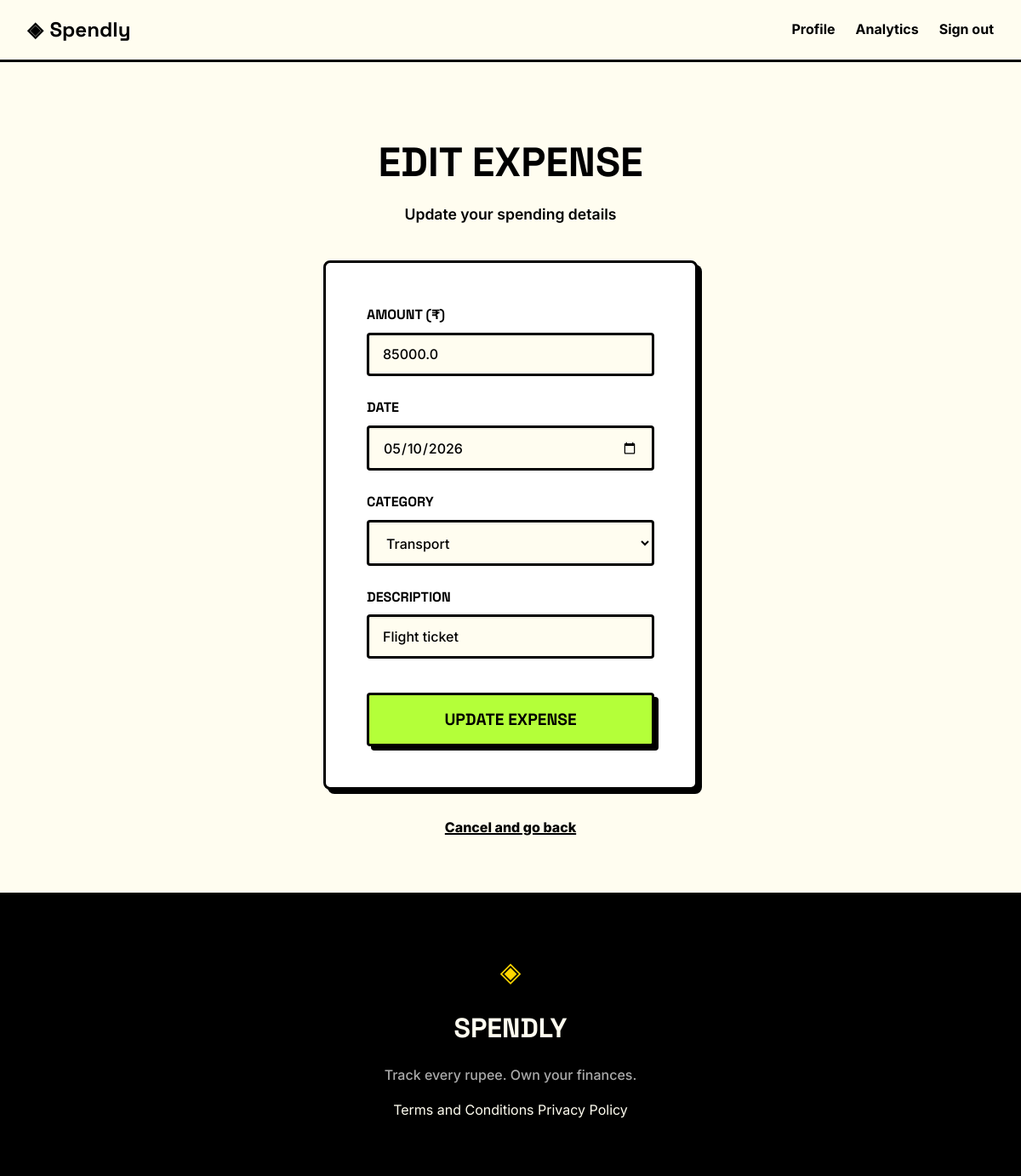
Screenshot of /expenses/17/edit (signed in) with the database file from the repository.
### tables this page shows
CREATE TABLE expenses (
            id INTEGER PRIMARY KEY AUTOINCREMENT,
            user_id INTEGER NOT NULL,
            amount REAL NOT NULL,
            category TEXT NOT NULL,
            date TEXT NOT NULL,
            description TEXT,
            created_at TEXT DEFAULT CURRENT_TIMESTAMP,
            FOREIGN KEY (user_id) REFERENCES users (id)
        );

### app.py (the view, shortened to what this page needs)
@app.route("/expenses/<int:id>/edit", methods=["GET", "POST"])
def edit_expense(id):
    if not g.user:
        return redirect(url_for("login"))
    expense = get_expense_by_id(id)
    if not expense:
        abort(404)
    if expense["user_id"] != g.user["id"]:
        abort(403)
    allowed_categories = [
        "Food",
        "Transport",
        "Bills",
        "Health",
        "Entertainment",
        "Shopping",
        "Other",
    ]
    return render_template("edit_expense.html", expense=expense)

### app.py (called while the page is built)
@app.before_request
def load_logged_in_user():
    user_id = session.get("user_id")
    if user_id is None:
        g.user = None
    else:
        g.user = get_user_by_id(user_id)

### database/db.py (called while the page is built)
def get_db():
    db_path = current_app.config.get("DATABASE", DATABASE) if current_app else DATABASE
    conn = sqlite3.connect(db_path)
    conn.row_factory = sqlite3.Row
    conn.execute("PRAGMA foreign_keys = ON;")
    return conn

def get_user_by_id(user_id):
    conn = get_db()
    cursor = conn.cursor()
    cursor.execute("SELECT * FROM users WHERE id = ?", (user_id,))
    user = cursor.fetchone()
    conn.close()
    return user

def get_expense_by_id(expense_id):
    conn = get_db()
    cursor = conn.cursor()
    cursor.execute("SELECT * FROM expenses WHERE id = ?", (expense_id,))
    expense = cursor.fetchone()
    conn.close()
    return expense

### templates/edit_expense.html (shortened to what this page needs)
{% extends "base.html" %}
{% block content %}
<section class="auth-section">
    <div class="auth-container">
        <header class="auth-header">
            <h1 class="auth-title">Edit Expense</h1>
            <p class="auth-subtitle">Update your spending details</p>
        </header>
        <div class="auth-card">
            <form action="{{ url_for('edit_expense', id=expense.id) }}" method="POST">
                <div class="form-group">
                    <label for="amount">Amount (₹)</label>
                    <input type="number" step="0.01" name="amount" id="amount" class="form-input" placeholder="0.00" value="{{ amount or expense.amount }}" required autofocus>
                </div>
                <div class="form-group">
                    <label for="date">Date</label>
                    <input type="date" name="date" id="date" class="form-input" value="{{ date or expense.date }}" required>
                </div>
                <div class="form-group">
                    <label for="category">Category</label>
                    <select name="category" id="category" class="form-input" required>
                        {% set current_cat = category or expense.category %}
                        {% for cat in ["Food", "Transport", "Bills", "Health", "Entertainment", "Shopping", "Other"] %}
                        <option value="{{ cat }}" {{ 'selected' if current_cat == cat }}>{{ cat }}</option>
                        {% endfor %}
                    </select>
                </div>
                <div class="form-group">
                    <label for="description">Description</label>
                    <input type="text" name="description" id="description" class="form-input" placeholder="What was this for?" value="{{ description or expense.description }}" required>
                </div>
                <button type="submit" class="btn-submit">Update Expense</button>
            </form>
        </div>
        <div class="auth-switch">
            <a href="{{ url_for('profile') }}">Cancel and go back</a>
        </div>
    </div>
</section>
{% endblock %}

### static/css/style.css (style rules this page uses)
:root { --ink: #000000; --ink-soft: #2d2d2d; --ink-muted: #555555; --ink-faint: #aaaaaa; --bg: #FFFDF0; --paper-card: #ffffff; --accent-pink: #FF66A1; --accent-cyan: #00E5FF; --accent-yellow: #FFD500; --accent-green: #B4FF39; --danger: #FF3333; --font-display: 'Space Grotesk', sans-serif; --font-body: 'Inter', system-ui, sans-serif; --max-width: 1200px; --auth-width: 440px; --border-thickness: 3px; --radius-sm: 4px; --radius-md: 8px; --radius-lg: 12px; --shadow-solid: 5px 5px 0px var(--ink); --shadow-solid-sm: 3px 3px 0px var(--ink); }
*, *::before, *::after { box-sizing: border-box; margin: 0; padding: 0; }
html { font-size: 16px; scroll-behavior: smooth; }
body { background: var(--bg); color: var(--ink); font-family: var(--font-body); font-size: 1rem; line-height: 1.6; -webkit-font-smoothing: antialiased; }
a { color: inherit; text-decoration: none; }
.auth-section { min-height: calc(100vh - 70px - 100px); display: flex; align-items: center; justify-content: center; padding: 4rem 2rem; background: var(--bg); }
.auth-container { width: 100%; max-width: var(--auth-width); }
.auth-header { text-align: center; margin-bottom: 2.5rem; }
.auth-title { font-family: var(--font-display); font-size: 3rem; color: var(--ink); margin-bottom: 0.5rem; text-transform: uppercase; }
.auth-subtitle { font-size: 1.1rem; font-weight: 600; color: var(--ink); }
.auth-card { background: var(--paper-card); border: var(--border-thickness) solid var(--ink); border-radius: var(--radius-md); padding: 3rem; margin-bottom: 2rem; box-shadow: var(--shadow-solid); }
.form-group { margin-bottom: 1.5rem; }
.form-group label { display: block; font-family: var(--font-display); font-size: 1rem; font-weight: 700; color: var(--ink); margin-bottom: 0.5rem; text-transform: uppercase; }
.form-input { width: 100%; padding: 0.8rem 1rem; border: var(--border-thickness) solid var(--ink); border-radius: var(--radius-sm); font-family: var(--font-body); font-size: 1rem; font-weight: 500; color: var(--ink); background: var(--bg); outline: none; transition: all 0.1s; box-shadow: inset 2px 2px 0px rgba(0,0,0,0.05); }
.form-input::placeholder { color: var(--ink-faint); font-weight: 400; }
.btn-submit { width: 100%; padding: 1rem; background: var(--accent-green); color: var(--ink); border: var(--border-thickness) solid var(--ink); border-radius: var(--radius-sm); font-family: var(--font-display); font-size: 1.2rem; font-weight: 700; cursor: pointer; box-shadow: var(--shadow-solid); transition: all 0.1s ease; margin-top: 1rem; text-transform: uppercase; }
.auth-switch { text-align: center; font-size: 1rem; font-weight: 600; color: var(--ink); }
.auth-switch a { color: var(--ink); font-weight: 800; text-decoration: underline; text-decoration-thickness: 2px; }

### rows the page displays
expenses: amount "85000.0", date "05/10/2026", description "Flight ticket"

### other values shown
form field category "Transport"
